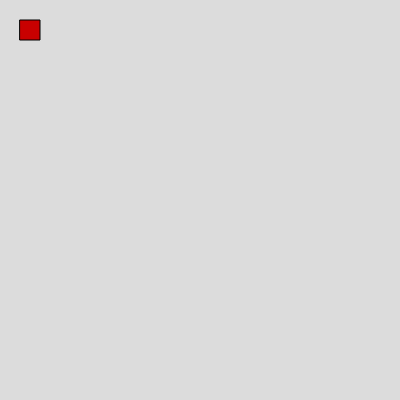
Frame 1 (no input)
Frame 60 (no input): identical to frame 1, image omitted
Frame 120 (the mouse pressed at the canvas centre since frame 60): identical to frame 1, image omitted

The p5.js sketch that drew this single still picture (run headless with seeded random() and noise() and a simulated clock; from frame 60 on, the mouse is pressed at the canvas centre):

// p5.js sketch
// ── sketch.js
function setup() {
  createCanvas(400, 400);
}

function draw() {
  background(220);
  fill(200,0,0);
  rect(20,20,20,20);
}
